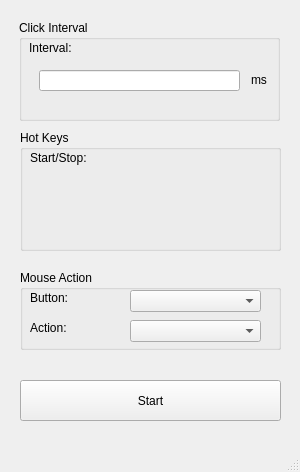
<?xml version="1.0" encoding="UTF-8"?>
<ui version="4.0">
 <class>MainWindow</class>
 <widget class="QMainWindow" name="MainWindow">
  <property name="geometry">
   <rect>
    <x>0</x>
    <y>0</y>
    <width>300</width>
    <height>472</height>
   </rect>
  </property>
  <property name="windowTitle">
   <string>MainWindow</string>
  </property>
  <widget class="QWidget" name="centralwidget">
   <widget class="QGroupBox" name="groupBox">
    <property name="geometry">
     <rect>
      <x>19</x>
      <y>20</y>
      <width>261</width>
      <height>101</height>
     </rect>
    </property>
    <property name="title">
     <string>Click Interval</string>
    </property>
    <widget class="QLabel" name="intervalLabel">
     <property name="geometry">
      <rect>
       <x>10</x>
       <y>20</y>
       <width>141</width>
       <height>16</height>
      </rect>
     </property>
     <property name="text">
      <string>Interval:</string>
     </property>
    </widget>
    <widget class="QLineEdit" name="intervalEdit">
     <property name="geometry">
      <rect>
       <x>20</x>
       <y>50</y>
       <width>201</width>
       <height>21</height>
      </rect>
     </property>
    </widget>
    <widget class="QLabel" name="label">
     <property name="geometry">
      <rect>
       <x>232</x>
       <y>50</y>
       <width>21</width>
       <height>20</height>
      </rect>
     </property>
     <property name="text">
      <string>ms</string>
     </property>
    </widget>
   </widget>
   <widget class="QGroupBox" name="groupBox_2">
    <property name="geometry">
     <rect>
      <x>20</x>
      <y>130</y>
      <width>261</width>
      <height>121</height>
     </rect>
    </property>
    <property name="title">
     <string>Hot Keys</string>
    </property>
    <widget class="QLabel" name="keyStartLabel">
     <property name="geometry">
      <rect>
       <x>10</x>
       <y>20</y>
       <width>71</width>
       <height>16</height>
      </rect>
     </property>
     <property name="text">
      <string>Start/Stop:</string>
     </property>
    </widget>
   </widget>
   <widget class="QGroupBox" name="groupBox_3">
    <property name="geometry">
     <rect>
      <x>20</x>
      <y>270</y>
      <width>261</width>
      <height>80</height>
     </rect>
    </property>
    <property name="title">
     <string>Mouse Action</string>
    </property>
    <widget class="QLabel" name="label_6">
     <property name="geometry">
      <rect>
       <x>10</x>
       <y>20</y>
       <width>53</width>
       <height>16</height>
      </rect>
     </property>
     <property name="text">
      <string>Button:</string>
     </property>
    </widget>
    <widget class="QComboBox" name="mouseButtonSelector">
     <property name="geometry">
      <rect>
       <x>110</x>
       <y>20</y>
       <width>131</width>
       <height>22</height>
      </rect>
     </property>
    </widget>
    <widget class="QLabel" name="label_7">
     <property name="geometry">
      <rect>
       <x>10</x>
       <y>50</y>
       <width>53</width>
       <height>16</height>
      </rect>
     </property>
     <property name="text">
      <string>Action:</string>
     </property>
    </widget>
    <widget class="QComboBox" name="mouseActionSelector">
     <property name="geometry">
      <rect>
       <x>110</x>
       <y>50</y>
       <width>131</width>
       <height>22</height>
      </rect>
     </property>
    </widget>
   </widget>
   <widget class="QPushButton" name="startButton">
    <property name="geometry">
     <rect>
      <x>20</x>
      <y>380</y>
      <width>261</width>
      <height>41</height>
     </rect>
    </property>
    <property name="text">
     <string>Start</string>
    </property>
   </widget>
  </widget>
  <widget class="QMenuBar" name="menubar">
   <property name="geometry">
    <rect>
     <x>0</x>
     <y>0</y>
     <width>300</width>
     <height>22</height>
    </rect>
   </property>
  </widget>
  <widget class="QStatusBar" name="statusbar"/>
 </widget>
 <resources/>
 <connections/>
</ui>
